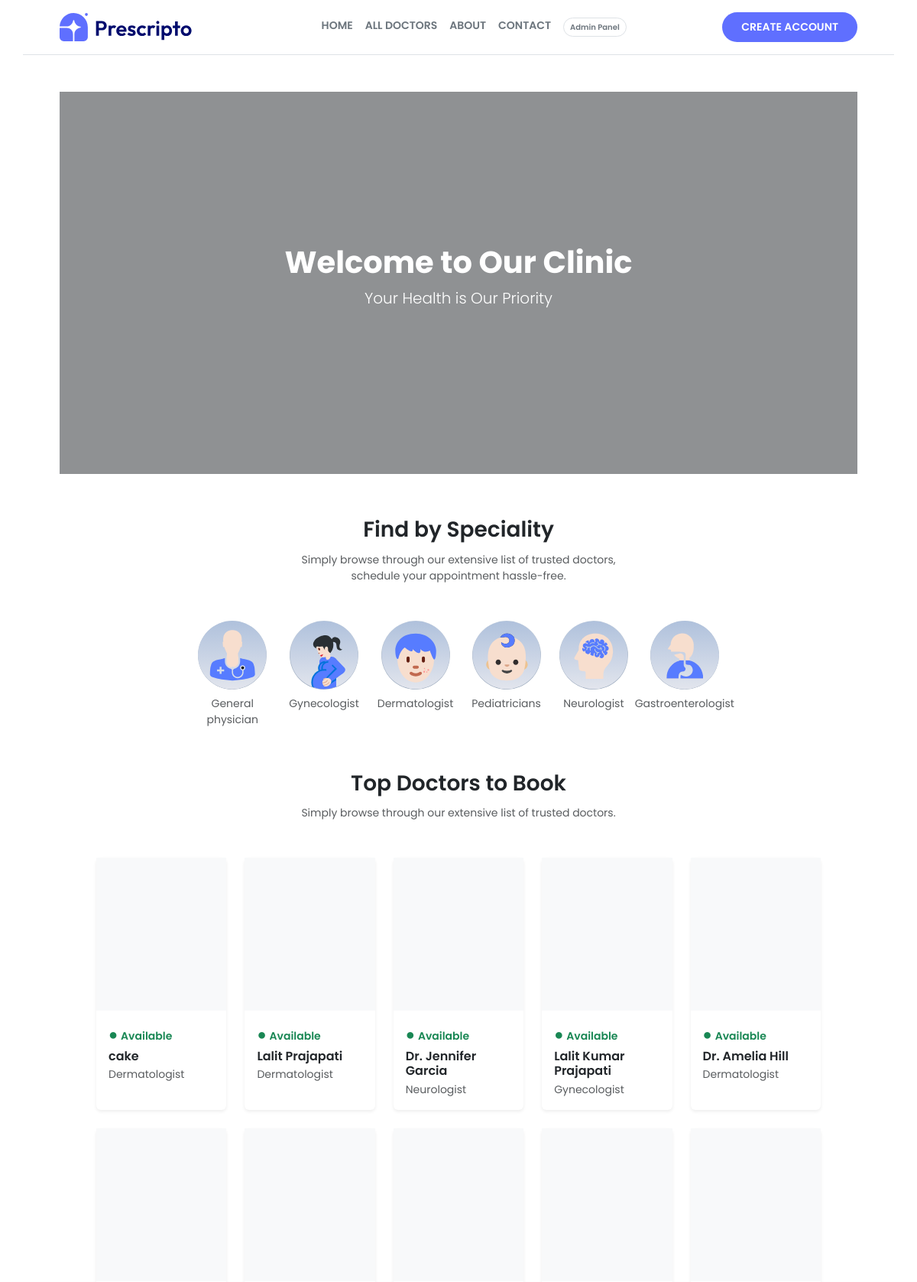
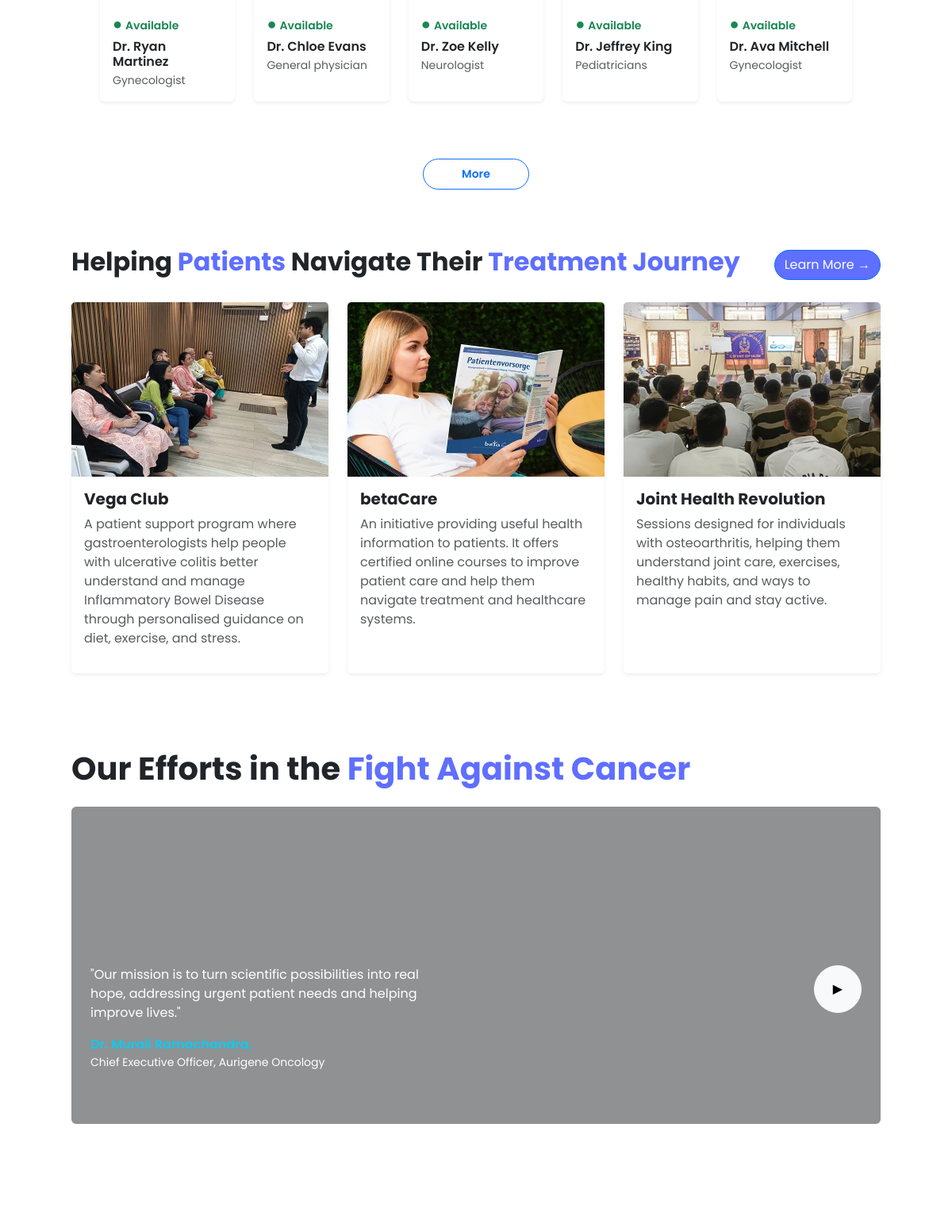
The page / (upper part) on the database its author committed (2 pictures, top to bottom).
### appointment/models.py (models this page shows, shortened)
class Doctor(models.Model):
    image = CloudinaryField('image', folder='doctor_image')
    name = models.CharField(max_length=100)
    email = models.EmailField()
    username = models.CharField(max_length=255, unique=True)
    password = models.CharField(max_length=100)
    experience = models.IntegerField()
    fees = models.FloatField()
    category = models.ForeignKey(Category, on_delete=models.CASCADE)
    degree = models.CharField(max_length=50)
    about = models.TextField()
    address = models.TextField()
    available = models.BooleanField(default=True)

class Category(models.Model):
    name = models.CharField(max_length=100)
    def __str__(self):
        return self.name

### appointment/views.py (the view)
# urls.py: path('', views.index, name='home'),
def index(request):
    doctors = Doctor.objects.filter(available=True).order_by('-id')[:10]
    return render(request, 'index.html', {'doctors': doctors, })

### templates/index.html (shortened to what this page needs)
{% extends "layout.html" %}
{% load static %}
{% block contant %}
    <main class="container py-5 px-5">
      <section class="position-relative overflow-hidden" style="height: 500px;">
          <video autoplay muted loop playsinline
              class="position-absolute top-50 start-50 translate-middle w-100 h-100 object-fit-cover">
              <source src="{% static 'assets/assets_frontend/7579843-hd_1366_720_25fps.mp4' %}" type="video/mp4">
          </video>
          <div class="position-absolute top-0 start-0 w-100 h-100 bg-dark opacity-50"></div>
          <div class="container position-relative text-center text-white d-flex align-items-center justify-content-center h-100">
              <div>
                  <h1 class="fw-bold"  data-aos="fade-up">Welcome to Our Clinic</h1>
                  <p class="lead" data-aos="fade-up" data-aos-delay="200">Your Health is Our Priority</p>
              </div>
          </div>
      </section>
        <section class="text-center mt-5">
            <h2 class="fw-semibold fs-3 py-2 mb-1" data-aos="fade-up">
                Find by Speciality
            </h2>
            <p class="text-muted small mx-auto mb-5" style="max-width: 440px;"
            data-aos="fade-up" data-aos-delay="200">
                Simply browse through our extensive list of trusted doctors, schedule your appointment hassle-free.
            </p>
            <div class="d-flex flex-wrap justify-content-center gap-4">
                <div class="d-flex flex-column align-items-center text-muted small card-hover-up"
                    style="max-width: 100px;"
                    data-aos="zoom-in" data-aos-delay="100">
                    <a href="{% url "doctor" 'General physician' %}">
                        <img src="{% static 'assets/assets_frontend/General_physician.svg' %}"
                            class="rounded-circle"
                            style="background: linear-gradient(to bottom, #cbd5e1, #94a3b8);"
                            width="90" height="90">
                    </a>
                    <span class="mt-2">General physician</span>
                </div>
                <div class="d-flex flex-column align-items-center text-muted small card-hover-up"
                    style="max-width: 100px;"
                    data-aos="zoom-in" data-aos-delay="200">
                    <a href="{% url "doctor" 'Gynecologist' %}">
                        <img src="{% static 'assets/assets_frontend/Gynecologist.svg' %}"
                            class="rounded-circle"
                            style="background: linear-gradient(to bottom, #cbd5e1, #94a3b8);"
                            width="90" height="90">
                    </a>
                    <span class="mt-2">Gynecologist</span>
                </div>
                <div class="d-flex flex-column align-items-center text-muted small card-hover-up"
                    style="max-width: 100px;"
                    data-aos="zoom-in" data-aos-delay="300">
                    <a href="{% url "doctor" 'Dermatologist' %}">
                        <img src="{% static 'assets/assets_frontend/Dermatologist.svg' %}"
                            class="rounded-circle"
                            style="background: linear-gradient(to bottom, #cbd5e1, #94a3b8);"
                            width="90" height="90">
                    </a>
                    <span class="mt-2">Dermatologist</span>
                </div>
                <div class="d-flex flex-column align-items-center text-muted small card-hover-up"
                    style="max-width: 100px;"
                    data-aos="zoom-in" data-aos-delay="400">
                    <a href="{% url "doctor" 'Pediatricians' %}">
                        <img src="{% static 'assets/assets_frontend/Pediatricians.svg' %}"
                            class="rounded-circle"
                            style="background: linear-gradient(to bottom, #cbd5e1, #94a3b8);"
                            width="90" height="90">
                    </a>
                    <span class="mt-2">Pediatricians</span>
                </div>
                <div class="d-flex flex-column align-items-center text-muted small card-hover-up"
                    style="max-width: 100px;"
                    data-aos="zoom-in" data-aos-delay="500">
                    <a href="{% url "doctor" 'Neurologist' %}">
                        <img src="{% static 'assets/assets_frontend/Neurologist.svg' %}"
                            class="rounded-circle"
                            style="background: linear-gradient(to bottom, #cbd5e1, #94a3b8);"
                            width="90" height="90">
                    </a>
                    <span class="mt-2">Neurologist</span>
                </div>
                <div class="d-flex flex-column align-items-center text-muted small card-hover-up"
                    style="max-width: 100px;"
                    data-aos="zoom-in" data-aos-delay="600">
                    <a href="{% url "doctor" 'Gastroenterologist' %}">
                        <img src="{% static 'assets/assets_frontend/Gastroenterologist.svg' %}"
                            class="rounded-circle"
                            style="background: linear-gradient(to bottom, #cbd5e1, #94a3b8);"
                            width="90" height="90">
                    </a>
                    <span class="mt-2">Gastroenterologist</span>
                </div>
            </div>
        </section>
        <section class="mt-5 px-5">
            <h3 class="text-center fw-semibold fs-3 py-2 mb-1" data-aos="fade-up">
                Top Doctors to Book
            </h3>
            <p class="text-center text-muted small mx-auto mb-5"
            data-aos="fade-up" data-aos-delay="200">
                Simply browse through our extensive list of trusted doctors.
            </p>
            <div class="row row-cols-2 row-cols-sm-5 g-4">
                {% for doctor in doctors %}
                <div class="col" data-aos="fade-up" data-aos-delay="{{ forloop.counter0|add:1 }}00">
                    <div class="card border-0 rounded shadow-sm h-100"
                        style="transition: all 0.3s ease;"
                        onmouseover="this.style.transform='translateY(-10px)'; this.style.boxShadow='0 15px 30px rgba(0,0,0,0.15)'"
                        onmouseout="this.style.transform='translateY(0px)'; this.style.boxShadow=''">
                        <div class="bg-light d-flex justify-content-center align-items-center overflow-hidden"
                            style="height: 200px;">
                        </div>
                        <div class="card-body pb-3 d-flex flex-column">
                            <p class="text-success small fw-semibold mb-1">
                                <span class="me-1 fs-5">●</span>Available
                            </p>
                            <h6 class="card-title fw-semibold mb-1">
                                {{ doctor.name }}
                            </h6>
                            <p class="text-muted small mb-0">
                                {{ doctor.category }}
                            </p>
                        </div>
                    </div>
                </div>
                {% endfor %}
            </div>
            <div class="text-center my-5" data-aos="zoom-in">
                <a href="{% url "doctor" 'all doctor' %}"
                class="btn btn-outline-primary fw-semibold rounded-pill btn-sm px-5 py-2 my-4">
                    More
                </a>
            </div>
        </section>
        <section class="container my-5">
            <div class="d-flex justify-content-between align-items-center mb-4 flex-wrap">
                <h2 class="fw-bold" data-aos="fade-right">
                    Helping <span style="color:rgb(95 111 255);">Patients</span> Navigate Their
                    <span style="color:rgb(95 111 255);">Treatment Journey</span>
                </h2>
                <a href="{% url "patient_programs" %}"
                class="btn btn-outline-primary rounded-pill"
                style="background:rgb(95 111 255); color:white;"
                data-aos="fade-left">
                    Learn More →
                </a>
            </div>
            <div class="row g-4">
                <div class="col-md-4" data-aos="zoom-in" data-aos-delay="100">
                    <div class="card border-0 shadow-sm h-100"
                        style="transition: all 0.3s ease;"
                        onmouseover="this.style.transform='translateY(-10px)'; this.style.boxShadow='0 15px 30px rgba(0,0,0,0.15)'"
                        onmouseout="this.style.transform='translateY(0px)'; this.style.boxShadow=''">
                        <a href="{% url "patient_programs" %}">
                            <img src="{% static 'assets/assets_frontend/F Vega Club.jpg.webp' %}"
                                class="card-img-top"
                                style="height: 220px; object-fit: cover; transition: transform 0.4s ease;"
                                onmouseover="this.style.transform='scale(0.9)'"
                                onmouseout="this.style.transform='scale(1)'">
                        </a>
                        <div class="card-body">
                            <h5 class="fw-bold">Vega Club</h5>
                            <p class="text-muted">
                                A patient support program where gastroenterologists help people with
                                ulcerative colitis better understand and manage Inflammatory Bowel
                                Disease through personalised guidance on diet, exercise, and stress.
                            </p>
                        </div>
                    </div>
                </div>
                <div class="col-md-4" data-aos="zoom-in" data-aos-delay="200">
                    <div class="card border-0 shadow-sm h-100"
                        style="transition: all 0.3s ease;"
                        onmouseover="this.style.transform='translateY(-10px)'; this.style.boxShadow='0 15px 30px rgba(0,0,0,0.15)'"
                        onmouseout="this.style.transform='translateY(0px)'; this.style.boxShadow=''">
                        <a href="{% url "patient_programs" %}">
                            <img src="{% static 'assets/assets_frontend/img1.webp' %}"
                                class="card-img-top"
                                style="height: 220px; object-fit: cover; transition: transform 0.4s ease;"
                                onmouseover="this.style.transform='scale(0.9)'"
                                onmouseout="this.style.transform='scale(1)'">
                        </a>
                        <div class="card-body">
                            <h5 class="fw-bold">betaCare</h5>
                            <p class="text-muted">
                                An initiative providing useful health information to patients.
                                It offers certified online courses to improve patient care
                                and help them navigate treatment and healthcare systems.
                            </p>
                        </div>
                    </div>
                </div>
                <div class="col-md-4" data-aos="zoom-in" data-aos-delay="300">
                    <div class="card border-0 shadow-sm h-100"
                        style="transition: all 0.3s ease;"
                        onmouseover="this.style.transform='translateY(-10px)'; this.style.boxShadow='0 15px 30px rgba(0,0,0,0.15)'"
                        onmouseout="this.style.transform='translateY(0px)'; this.style.boxShadow=''">
                        <a href="{% url "patient_programs" %}">
                            <img src="{% static 'assets/assets_frontend/hello.jpg' %}"
                                class="card-img-top"
                                style="height: 220px; object-fit: cover; transition: transform 0.4s ease;"
                                onmouseover="this.style.transform='scale(0.9)'"
                                onmouseout="this.style.transform='scale(1)'">
                        </a>
                        <div class="card-body">
                            <h5 class="fw-bold">Joint Health Revolution</h5>
                            <p class="text-muted">
                                Sessions designed for individuals with osteoarthritis, helping
                                them understand joint care, exercises, healthy habits, and ways
                                to manage pain and stay active.
                            </p>
                        </div>
                    </div>
                </div>
            </div>
        </section>
        <section class="container my-5 py-5">
            <h1 class="fw-bold mb-4" data-aos="fade-up">
                Our Efforts in the
                <span style="color:rgb(95 111 255);">Fight Against Cancer</span>
            </h1>
            <div class="position-relative rounded overflow-hidden"
                data-aos="zoom-in"
                style="transition: all 0.3s ease;"
                onmouseover="this.style.transform='scale(1.02)'"
                onmouseout="this.style.transform='scale(1)'">
                <video autoplay muted loop playsinline
                    class="w-100"
                    style="height: 400px; object-fit: cover;">
                    <source src="{% static 'assets/assets_frontend/abc.mp4' %}" type="video/mp4">
                </video>
                <div class="position-absolute top-0 start-0 w-100 h-100 bg-dark opacity-50"></div>
                <div class="position-absolute top-50 start-0 translate-middle-y text-white px-4"
                    style="max-width: 500px;"
                    data-aos="fade-right" data-aos-delay="200">
                    <p class="mb-3">
                        "Our mission is to turn scientific possibilities into real hope,
                        addressing urgent patient needs and helping improve lives."
                    </p>
                    <p class="text-info fw-semibold mb-0">
                    </p>
                    <small>Chief Executive Officer, Aurigene Oncology</small>
                </div>
                <div class="position-absolute top-50 end-0 translate-middle-y me-4"
                    data-aos="zoom-in" data-aos-delay="400">
                    <button class="btn btn-light rounded-circle d-flex align-items-center justify-content-center"
                            style="width: 60px; height: 60px; transition: all 0.3s ease;"
                            onmouseover="this.style.transform='scale(1.2)'"
                            onmouseout="this.style.transform='scale(1)'"
                            data-bs-toggle="modal" data-bs-target="#videoModal">
                        ▶
                    </button>
                </div>
            </div>
        </section>
        <section class="container my-5 py-5">
        </section>
  </main>
{% endblock contant %}

### templates/layout.html (style rules this page uses)
body { font-family: "Poppins", sans-serif; }
.card-hover-up { transition: transform 0.3s ease; }

### rows shown on the page
Doctor: name "cake", category "Dermatologist"
Doctor: name "Lalit Prajapati", category "Dermatologist"
Doctor: name "Dr. Jennifer Garcia", category "Neurologist"
Doctor: name "Lalit Kumar Prajapati", category "Gynecologist"
Doctor: name "Dr. Amelia Hill", category "Dermatologist"
Doctor: name "Dr. Ryan Martinez", category "Gynecologist"
Doctor: name "Dr. Chloe Evans", category "General physician"
Doctor: name "Dr. Zoe Kelly", category "Neurologist"
Doctor: name "Dr. Jeffrey King", category "Pediatricians"
Doctor: name "Dr. Ava Mitchell", category "Gynecologist"
